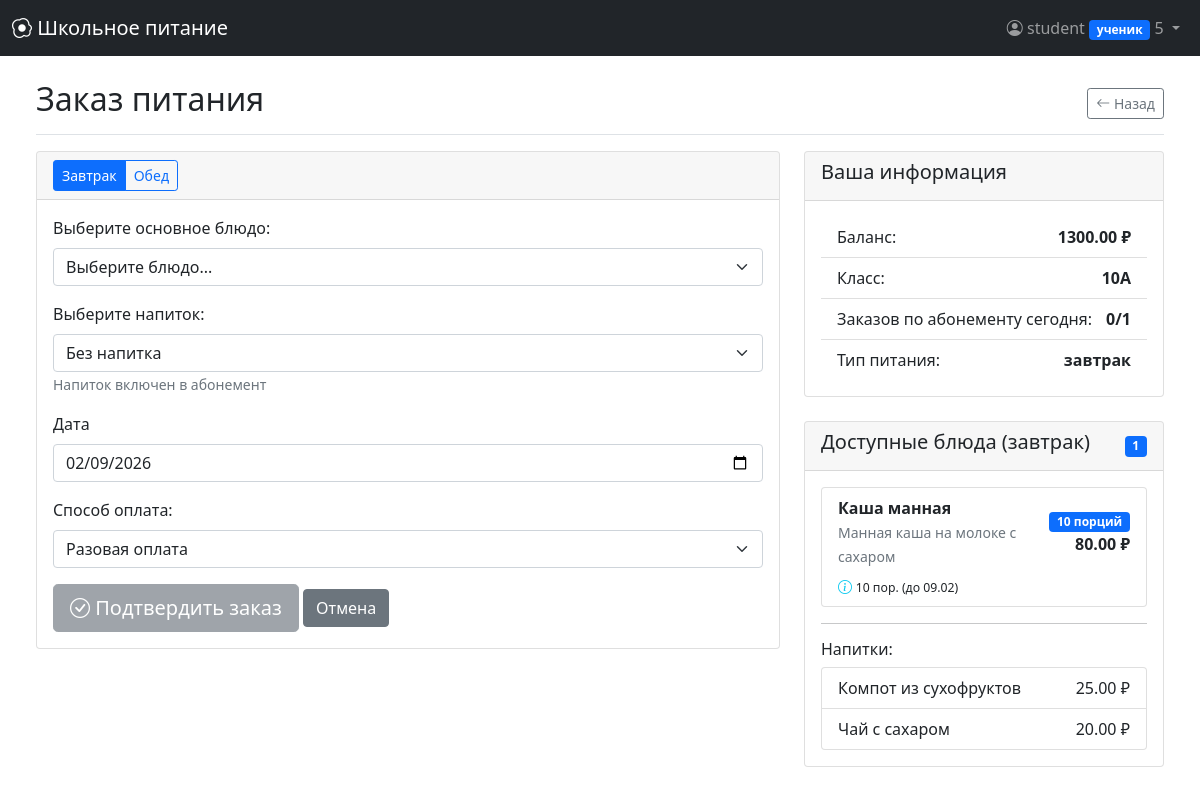
/order (signed in), run on the app's committed database.
### models.py (models this page shows, shortened)
class User(UserMixin, db.Model):
    __tablename__ = 'users'
    id = db.Column(db.Integer, primary_key=True)
    username = db.Column(db.String(64), unique=True, nullable=False)
    email = db.Column(db.String(120), unique=True, nullable=False)
    password_hash = db.Column(db.String(256), nullable=False)
    role = db.Column(db.String(20), nullable=False, default='ученик')
    grade = db.Column(db.String(10))
    balance = db.Column(db.Float, default=0.0)
    created_at = db.Column(db.DateTime, default=datetime.utcnow)
    allergies = db.relationship('Allergy', backref='user', lazy='dynamic')
    orders = db.relationship('Order', backref='user', lazy='dynamic', foreign_keys='Order.user_id')
    feedbacks = db.relationship('Feedback', backref='user', lazy='dynamic')
    notifications = db.relationship('Notification', backref='user', lazy='dynamic')
    subscriptions = db.relationship('Subscription', backref='user', lazy='dynamic')
    prepared_meals = db.relationship('PreparedMeal', foreign_keys='PreparedMeal.prepared_by', backref='preparer',
                                     lazy='dynamic')
    served_orders = db.relationship('Order', foreign_keys='Order.served_by', backref='served_by_user', lazy='dynamic')

class Meal(db.Model):
    __tablename__ = 'meals'
    id = db.Column(db.Integer, primary_key=True)
    name = db.Column(db.String(100), nullable=False)
    description = db.Column(db.Text)
    meal_type = db.Column(db.String(20), nullable=False)
    price = db.Column(db.Float, nullable=False)
    calories = db.Column(db.Integer)
    allergens = db.Column(db.String(200))
    ingredients = db.Column(db.Text)
    is_available = db.Column(db.Boolean, default=True)
    image_url = db.Column(db.String(200))
    orders = db.relationship('Order', backref='meal', lazy='dynamic')
    feedbacks = db.relationship('Feedback', backref='meal', lazy='dynamic')
    meal_ingredients = db.relationship('MealIngredient', backref='meal', lazy='dynamic')
    prepared_instances = db.relationship('PreparedMeal', backref='meal', lazy='dynamic')
    def get_available_quantity(self):
        today = date.today()
        total_quantity = 0
        for prepared in self.prepared_instances:
            if prepared.expiry_date and prepared.expiry_date >= today:
                total_quantity += prepared.quantity
        return total_quantity
    def get_prepared_meals_info(self):
        today = date.today()
        prepared_info = []
        for prepared in self.prepared_instances:
            if prepared.expiry_date and prepared.expiry_date >= today and prepared.quantity > 0:
                days_until_expiry = (prepared.expiry_date - today).days
                prepared_info.append({
                    'id': prepared.id,
                    'quantity': prepared.quantity,
                    'prepared_date': prepared.prepared_date,
                    'expiry_date': prepared.expiry_date,
                    'days_until_expiry': days_until_expiry,
                    'notes': prepared.notes
                })
        return prepared_info

class PreparedMeal(db.Model):
    __tablename__ = 'prepared_meals'
    id = db.Column(db.Integer, primary_key=True)
    meal_id = db.Column(db.Integer, db.ForeignKey('meals.id'), nullable=False)
    quantity = db.Column(db.Integer, default=0, nullable=False)
    prepared_date = db.Column(db.Date, default=date.today, nullable=False)
    prepared_by = db.Column(db.Integer, db.ForeignKey('users.id'))
    expiry_date = db.Column(db.Date)
    notes = db.Column(db.Text)

### app.py (the view, shortened to what this page needs)
@app.route('/order', methods=['GET', 'POST'])
@login_required
@role_required(['ученик'])
def order():
    form = OrderForm()
    meal_type = request.args.get('type', request.form.get('meal_type', 'завтрак'))
    form.meal_type.data = meal_type
    drinks = Meal.query.filter(
        Meal.meal_type == 'напиток',
        Meal.is_available == True
    ).all()
    available_meals = []
    all_meals = Meal.query.filter(
        Meal.meal_type == meal_type,
        Meal.is_available == True
    ).all()
    for meal in all_meals:
        available_quantity = meal.get_available_quantity()
        if available_quantity >= 1:
            available_meals.append(meal)
    if available_meals:
        form.meal_id.choices = [(m.id, f"{m.name} ({m.price} руб.) - {m.get_available_quantity()} порций доступно") for
                                m in available_meals]
    else:
        form.meal_id.choices = [(0, 'Нет доступных блюд для этого типа питания')]
    today = date.today()
    active_subscription = Subscription.query.filter(
        Subscription.user_id == current_user.id,
        Subscription.is_active == True,
        Subscription.start_date <= today,
        Subscription.end_date >= today,
        Subscription.meal_type == meal_type
    ).first()
    today_orders_with_subscription = Order.query.filter(
        Order.user_id == current_user.id,
        Order.meal_date == today,
        Order.meal_type == meal_type,
        Order.payment_method == 'абонемент'
    ).count()
    can_use_subscription_today = False
    if active_subscription:
        if active_subscription.used_meals < active_subscription.meals_per_week:
            if today_orders_with_subscription < 1:
                can_use_subscription_today = True
    form.meal_date.data = date.today()
    payment_methods = [('разовая', 'Разовая оплата')]
    if can_use_subscription_today:
        payment_methods.append(('абонемент', 'Абонемент (блюдо + напиток бесплатно)'))
    meals_with_info = []
    for meal in available_meals:
        prepared_info = meal.get_prepared_meals_info()
        meals_with_info.append({
            'meal': meal,
            'available_quantity': meal.get_available_quantity(),
            'prepared_info': prepared_info
        })
    return render_template('order.html',
                           form=form,
                           date=date,
                           meal_type=meal_type,
                           active_subscription=active_subscription,
                           can_use_subscription_today=can_use_subscription_today,
                           today_orders_with_subscription=today_orders_with_subscription,
                           available_meals=available_meals,
                           meals_with_info=meals_with_info,
                           drinks=drinks,
                           payment_methods=payment_methods,
                           today=date.today())

### templates/order.html (shortened to what this page needs)
{% extends "base.html" %}
{% block content %}
<div class="d-flex justify-content-between flex-wrap flex-md-nowrap align-items-center pt-3 pb-2 mb-3 border-bottom">
    <h1 class="h2">Заказ питания</h1>
    <div class="btn-toolbar mb-2 mb-md-0">
        <a href="{{ url_for('student_dashboard') }}" class="btn btn-sm btn-outline-secondary">
            <i class="bi bi-arrow-left"></i> Назад
        </a>
    </div>
</div>
<div class="row">
    <div class="col-md-8">
        <div class="card">
            <div class="card-header">
                <div class="btn-group" role="group">
                    <a href="{{ url_for('order', type='завтрак') }}"
                       class="btn btn-sm {% if meal_type == 'завтрак' %}btn-primary{% else %}btn-outline-primary{% endif %}">
                        Завтрак
                    </a>
                    <a href="{{ url_for('order', type='обед') }}"
                       class="btn btn-sm {% if meal_type == 'обед' %}btn-primary{% else %}btn-outline-primary{% endif %}">
                        Обед
                    </a>
                </div>
            </div>
            <div class="card-body">
                <form method="POST" id="orderForm">
                    <div class="mb-3">
                        <label class="form-label">Выберите основное блюдо:</label>
                        <select class="form-select" name="meal_id" id="meal_id" required>
                            <option value="">Выберите блюдо...</option>
                        </select>
                    </div>
                    <div class="mb-3">
                        <label class="form-label">Выберите напиток:</label>
                        <select class="form-select" name="drink_id" id="drink_id">
                            <option value="">Без напитка</option>
                        </select>
                        <small class="text-muted">Напиток включен в абонемент</small>
                    </div>
                    <div class="mb-3">
                        {{ form.meal_date.label(class="form-label") }}
                        {{ form.meal_date(class="form-control", type="date", min=today.strftime('%Y-%m-%d')) }}
                    </div>
                    <div class="mb-3">
                        <label class="form-label">Способ оплата:</label>
                        <select class="form-select" name="payment_method" id="paymentMethod" required>
                            {% for value, label in payment_methods %}
                            <option value="{{ value }}">{{ label }}</option>
                            {% endfor %}
                        </select>
                    </div>
                    <button type="submit" class="btn btn-primary btn-lg" id="submitButton">
                        <i class="bi bi-check-circle"></i> Подтвердить заказ
                    </button>
                    <a href="{{ url_for('student_dashboard') }}" class="btn btn-secondary">Отмена</a>
                </form>
            </div>
        </div>
    </div>
    <div class="col-md-4">
        <div class="card">
            <div class="card-header">
                <h5>Ваша информация</h5>
            </div>
            <div class="card-body">
                <ul class="list-group list-group-flush">
                    <li class="list-group-item d-flex justify-content-between">
                        <span>Баланс:</span>
                        <strong>{{ "%.2f"|format(current_user.balance) }} ₽</strong>
                    </li>
                    <li class="list-group-item d-flex justify-content-between">
                        <span>Класс:</span>
                        <strong>{{ current_user.grade }}</strong>
                    </li>
                    <li class="list-group-item d-flex justify-content-between">
                        <span>Заказов по абонементу сегодня:</span>
                        <strong>{{ today_orders_with_subscription }}/1</strong>
                    </li>
                    <li class="list-group-item d-flex justify-content-between">
                        <span>Тип питания:</span>
                        <strong>{{ meal_type }}</strong>
                    </li>
                </ul>
            </div>
        </div>
        <div class="card mt-4">
            <div class="card-header d-flex justify-content-between align-items-center">
                <h5>Доступные блюда ({{ meal_type }})</h5>
                <span class="badge bg-primary">{{ available_meals|length }}</span>
            </div>
            <div class="card-body">
                {% if available_meals %}
                <div class="list-group">
                    {% for meal in available_meals %}
                    <div class="list-group-item">
                        <div class="d-flex justify-content-between align-items-center">
                            <div>
                                <strong>{{ meal.name }}</strong>
                                <br>
                                <small class="text-muted">{{ meal.description|truncate(50) }}</small>
                            </div>
                            <div class="text-end">
                                <span class="badge bg-primary">{{ meal.get_available_quantity() }} порций</span>
                                <br>
                                <strong>{{ "%.2f"|format(meal.price) }} ₽</strong>
                            </div>
                        </div>
                        {% set prepared_info = meal.get_prepared_meals_info() %}
                        {% if prepared_info %}
                        <div class="mt-2 small">
                            <i class="bi bi-info-circle text-info"></i>
                            <small>
                                {% for info in prepared_info %}
                                    {{ info.quantity }} пор. (до {{ info.expiry_date.strftime('%d.%m') }}){% if not loop.last %}, {% endif %}
                                {% endfor %}
                            </small>
                        </div>
                        {% endif %}
                    </div>
                    {% endfor %}
                </div>
                {% set low_stock_meals = [] %}
                {% for meal in available_meals %}
                    {% if meal.get_available_quantity() <= 2 %}
                        {% set _ = low_stock_meals.append(meal) %}
                    {% endif %}
                {% endfor %}
                {% else %}
                <div class="alert alert-warning">
                    <i class="bi bi-exclamation-triangle"></i>
                    <strong>Нет доступных блюд</strong>
                    <p class="mb-0 small">Повар еще не приготовил блюда для {{ meal_type }}. Зайдите позже.</p>
                </div>
                {% endif %}
                {% if drinks %}
                <hr>
                <h6>Напитки:</h6>
                <div class="list-group">
                    {% for drink in drinks %}
                    <div class="list-group-item d-flex justify-content-between">
                        {{ drink.name }}
                        <span>{{ "%.2f"|format(drink.price) }} ₽</span>
                    </div>
                    {% endfor %}
                </div>
                {% endif %}
            </div>
        </div>
    </div>
</div>
{% endblock %}

### templates/base.html (shortened to what this page needs)
<!DOCTYPE html>
<html lang="ru">
<head>
    <link href="https://cdn.jsdelivr.net/npm/bootstrap@5.1.3/dist/css/bootstrap.min.css" rel="stylesheet">
    <link rel="stylesheet" href="https://cdn.jsdelivr.net/npm/bootstrap-icons@1.8.1/font/bootstrap-icons.css">
</head>
<body>
    <nav class="navbar navbar-expand-lg navbar-dark bg-dark fixed-top">
        <div class="container-fluid">
            <a class="navbar-brand" href="{{ url_for('dashboard') if current_user.is_authenticated else url_for('home') }}">
                <i class="bi bi-egg-fried"></i> Школьное питание
            </a>
            <div class="navbar-nav ms-auto">
                {% if current_user.is_authenticated %}
                <div class="nav-item dropdown">
                    <a class="nav-link dropdown-toggle" href="#" id="navbarDropdown" role="button" data-bs-toggle="dropdown">
                        <i class="bi bi-person-circle"></i> {{ current_user.username }}
                        <span class="badge bg-primary">{{ current_user.role }}</span>
                        <span id="notification-count" class="notification-badge" style="display:none;"></span>
                    </a>
                </div>
                {% else %}
                <div class="nav-item">
                    <a class="nav-link" href="{{ url_for('login') }}"><i class="bi bi-box-arrow-in-right"></i> Войти</a>
                </div>
                {% endif %}
            </div>
        </div>
    </nav>
    <div class="container-fluid mt-5 pt-3">
        {% if current_user.is_authenticated %}
            <main role="main" class="px-4">
                {% block content %}{% endblock %}
            </main>
        {% else %}
            <div class="container mt-5 pt-4">
                {% block auth_content %}{% endblock %}
            </div>
        {% endif %}
    </div>
</body>
</html>

### data on the page
User: username "student", role "ученик", balance "1300.00", grade "10А"
Meal: name "Каша манная", description "Манная каша на молоке с сахаром", get_available_quantity "10", price "80.00"
PreparedMeal: quantity "10", expiry_date "09.02"
Meal: name "Компот из сухофруктов", price "25.00"
Meal: name "Чай с сахаром", price "20.00"

### other printed values
{{ today_orders_with_subscription }} "0"
{{ meal_type }} "завтрак"
{{ available_meals|length }} "1"
form field payment_method "Разовая оплата"
